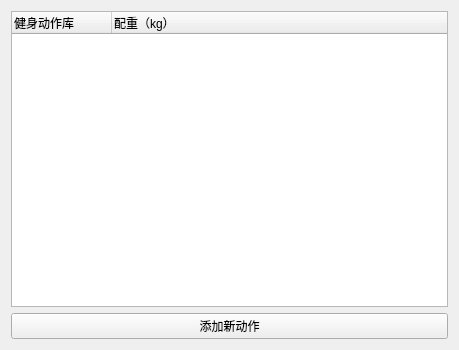
<?xml version="1.0" encoding="UTF-8"?>
<ui version="4.0">
 <class>dongzuoku</class>
 <widget class="QWidget" name="dongzuoku">
  <property name="geometry">
   <rect>
    <x>0</x>
    <y>0</y>
    <width>459</width>
    <height>350</height>
   </rect>
  </property>
  <property name="windowTitle">
   <string>Form</string>
  </property>
  <layout class="QVBoxLayout" name="verticalLayout">
   <item>
    <widget class="QTreeWidget" name="actions">
     <column>
      <property name="text">
       <string>健身动作库</string>
      </property>
     </column>
     <column>
      <property name="text">
       <string>配重（kg）</string>
      </property>
     </column>
    </widget>
   </item>
   <item>
    <widget class="QPushButton" name="addNewAction">
     <property name="text">
      <string>添加新动作</string>
     </property>
    </widget>
   </item>
  </layout>
 </widget>
 <resources/>
 <connections/>
</ui>
